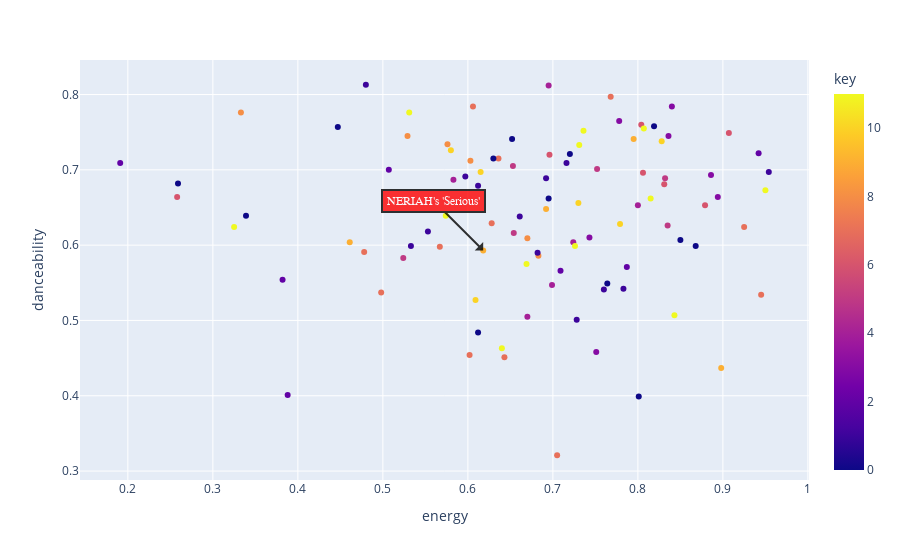

Notebook cell for this chart:
### Code cell
hover_columns = ['name', 'artist', 'added_at', 'tempo', 'valence']
fig = px.scatter(most_recently_added, x="energy", y='danceability', color='key', color_discrete_sequence=px.colors.qualitative.Bold, hover_data=hover_columns)

# Find the index of the song "Shape of You" in the most_recently_added dataframe
song_index = most_recently_added[most_recently_added['name'] == 'Serious'].index[0]

# Get the x and y coordinates of the point corresponding to the song
x_coord = most_recently_added.loc[song_index, 'energy']
y_coord = most_recently_added.loc[song_index, 'danceability']

# Create the arrow and text annotation
fig.add_annotation(
    x=x_coord,
    y=y_coord,
    ax=x_coord-50,
    ay=y_coord-50,
    text="NERIAH's 'Serious'",
    arrowhead=1,
    showarrow=True,
    font=dict(
        family="Courier New, monospace",
        size=12,
        color="#ffffff"
    ),
    align="center",
    arrowcolor="black",
    arrowwidth=2,
    arrowsize=1,
    bordercolor="black",
    borderwidth=2,
    borderpad=4,
    bgcolor="red",
    opacity=0.8
)

# Show the plot
fig.show()

### Figure 1 — Plotly figure (JSON) as saved in the notebook; plotly's stock layout.template omitted (floating-point values rounded to 4 significant figures; data arrays with more than 128 entries replaced by an {"elided": "..."} marker saying what was removed)
{"data": [{"customdata": {"elided": "100x5 mixed values"}, "hovertemplate": "energy=%{x}<br>danceability=%{y}<br>name=%{customdata[0]}<br>artist=%{customdata[1]}<br>added_at=%{customdata[2]}<br>tempo=%{customdata[3]}<br>valence=%{customdata[4]}<br>key=%{marker.color}<extra></extra>", "legendgroup": "", "marker": {"color": [9, 3, 11, 5, 1, 8, 0, 0, 3, 1, 11, 4, 1, 1, 7, 9, 0, 10, 4, 7, 1, 8, 4, 4, 0, 1, 11, 0, 3, 0, 7, 2, 10, 10, 0, 11, 4, 6, 4, 1, 7, 8, 8, 3, 2, 0, 11, 5, 5, 2, 7, 5, 11, 3, 6, 1, 6, 7, 9, 1, 11, 11, 2, 7, 7, 1, 11, 0, 1, 7, 2, 8, 7, 0, 2, 0, 3, 1, 10, 11, 0, 0, 10, 7, 1, 10, 2, 5, 6, 9, 8, 7, 11, 6, 3, 11, 6, 9, 5, 6], "coloraxis": "coloraxis", "symbol": "circle"}, "mode": "markers", "name": "", "orientation": "v", "showlegend": false, "type": "scatter", "x": [0.618, 0.743, 0.95, 0.832, 0.716, 0.333, 0.339, 0.819, 0.836, 0.48, 0.669, 0.67, 0.533, 0.553, 0.478, 0.692, 0.85, 0.779, 0.724, 0.606, 0.728, 0.576, 0.583, 0.8, 0.612, 0.612, 0.726, 0.447, 0.84, 0.801, 0.768, 0.507, 0.73, 0.609, 0.695, 0.731, 0.699, 0.831, 0.695, 0.954, 0.705, 0.683, 0.529, 0.778, 0.388, 0.764, 0.574, 0.835, 0.654, 0.787, 0.602, 0.524, 0.736, 0.894, 0.879, 0.783, 0.806, 0.628, 0.461, 0.682, 0.815, 0.64, 0.709, 0.925, 0.643, 0.597, 0.843, 0.652, 0.76, 0.636, 0.191, 0.67, 0.498, 0.63, 0.382, 0.259, 0.886, 0.692, 0.828, 0.531, 0.72, 0.868, 0.58, 0.945, 0.661, 0.615, 0.942, 0.653, 0.804, 0.795, 0.603, 0.567, 0.807, 0.258, 0.751, 0.325, 0.907, 0.898, 0.752, 0.696], "xaxis": "x", "y": [0.593, 0.61, 0.673, 0.689, 0.709, 0.776, 0.639, 0.758, 0.745, 0.813, 0.575, 0.505, 0.599, 0.618, 0.591, 0.648, 0.607, 0.628, 0.604, 0.784, 0.501, 0.734, 0.687, 0.653, 0.484, 0.679, 0.599, 0.757, 0.784, 0.399, 0.797, 0.7, 0.656, 0.527, 0.662, 0.733, 0.547, 0.681, 0.812, 0.697, 0.321, 0.586, 0.745, 0.765, 0.401, 0.549, 0.639, 0.626, 0.616, 0.571, 0.454, 0.583, 0.752, 0.664, 0.653, 0.542, 0.696, 0.629, 0.604, 0.59, 0.662, 0.463, 0.566, 0.624, 0.451, 0.691, 0.507, 0.741, 0.541, 0.715, 0.709, 0.609, 0.537, 0.715, 0.554, 0.682, 0.693, 0.689, 0.738, 0.776, 0.721, 0.599, 0.726, 0.534, 0.638, 0.697, 0.722, 0.705, 0.76, 0.741, 0.712, 0.598, 0.755, 0.664, 0.458, 0.624, 0.749, 0.437, 0.701, 0.72], "yaxis": "y"}], "layout": {"annotations": [{"align": "center", "arrowcolor": "black", "arrowhead": 1, "arrowsize": 1, "arrowwidth": 2, "ax": -49.38, "ay": -49.41, "bgcolor": "red", "bordercolor": "black", "borderpad": 4, "borderwidth": 2, "font": {"color": "#ffffff", "family": "Courier New, monospace", "size": 12}, "opacity": 0.8, "showarrow": true, "text": "NERIAH's 'Serious'", "x": 0.618, "y": 0.593}], "coloraxis": {"colorbar": {"title": {"text": "key"}}, "colorscale": [[0, "#0d0887"], [0.1111, "#46039f"], [0.2222, "#7201a8"], [0.3333, "#9c179e"], [0.4444, "#bd3786"], [0.5556, "#d8576b"], [0.6667, "#ed7953"], [0.7778, "#fb9f3a"], [0.8889, "#fdca26"], [1, "#f0f921"]]}, "legend": {"tracegroupgap": 0}, "margin": {"t": 60}, "xaxis": {"anchor": "y", "domain": [0, 1], "title": {"text": "energy"}}, "yaxis": {"anchor": "x", "domain": [0, 1], "title": {"text": "danceability"}}}}
